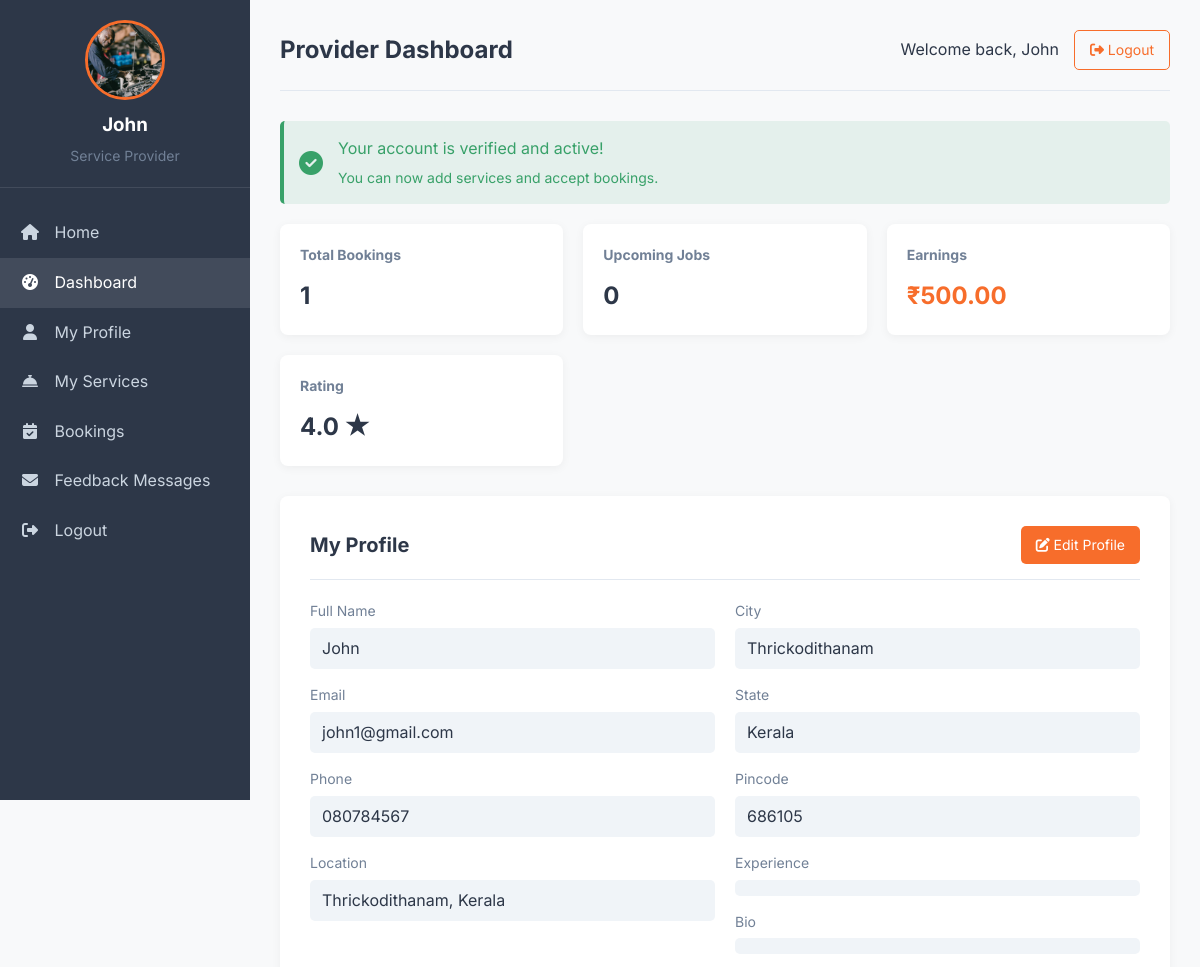
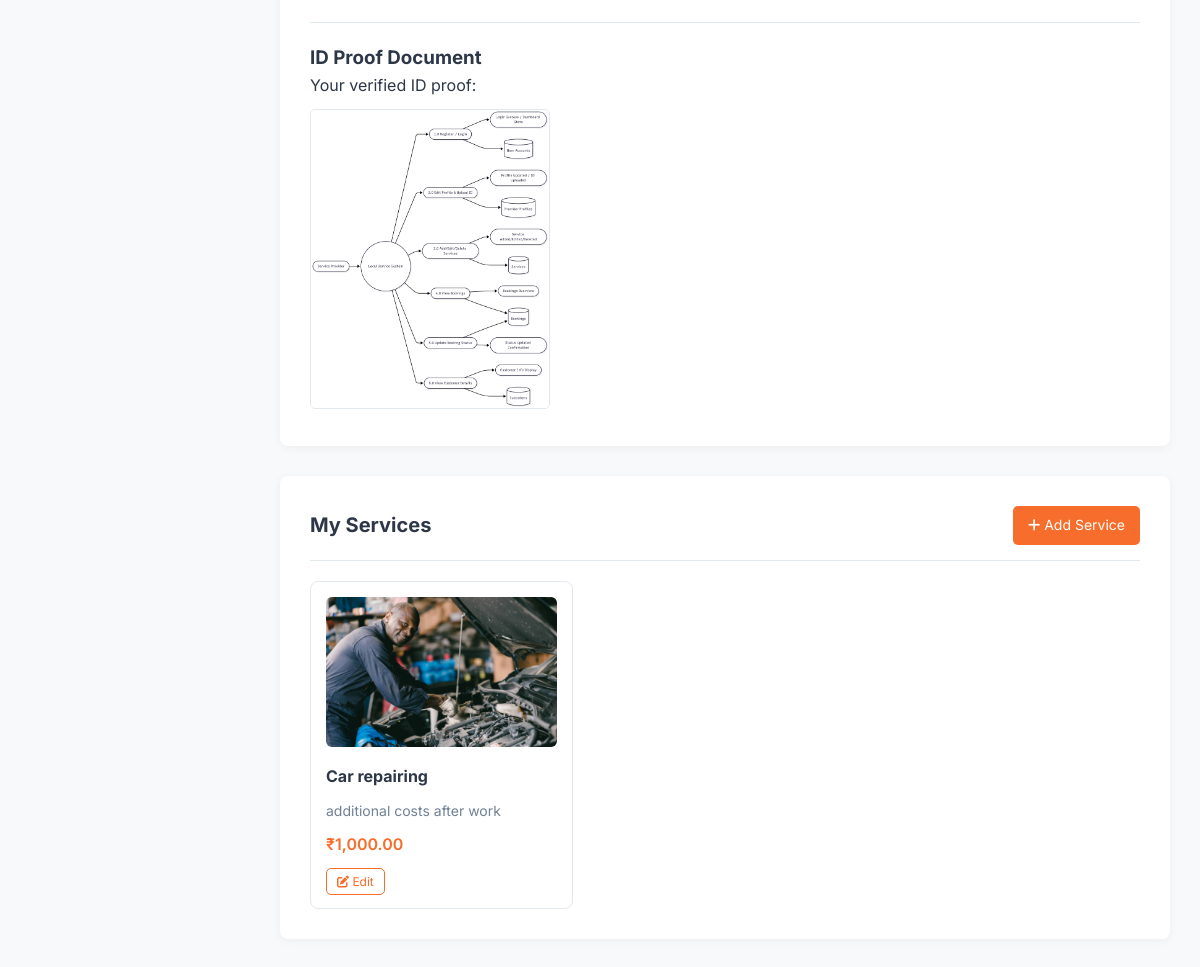
Page /localservice-main/provider_dashboard.php (signed in) on the committed database (2 pictures, top to bottom).
### tables this page shows
CREATE TABLE `providers` (
  `id` int(11) NOT NULL,
  `user_id` int(11) NOT NULL,
  `experience` varchar(50) NOT NULL,
  `location` varchar(255) DEFAULT NULL,
  `bio` text DEFAULT NULL,
  `id_proof` varchar(255) DEFAULT NULL,
  `is_verified` tinyint(1) DEFAULT 0,
  `verification_status` enum('pending','approved','rejected') DEFAULT 'pending',
  `verification_notes` text DEFAULT NULL,
  `availability` enum('available','unavailable') DEFAULT 'available',
  `avg_rating` decimal(3,2) DEFAULT 0.00
);

CREATE TABLE `users` (
  `id` int(11) NOT NULL,
  `name` varchar(100) NOT NULL,
  `email` varchar(100) NOT NULL,
  `password` varchar(255) NOT NULL,
  `role` enum('admin','provider','customer') NOT NULL,
  `phone` varchar(20) NOT NULL,
  `address` text NOT NULL,
  `city` varchar(100) NOT NULL,
  `state` varchar(100) NOT NULL,
  `pincode` varchar(20) NOT NULL,
  `profile_image` varchar(255) DEFAULT NULL,
  `is_active` tinyint(1) DEFAULT 1,
  `created_at` timestamp NOT NULL DEFAULT current_timestamp(),
  `updated_at` timestamp NOT NULL DEFAULT current_timestamp() ON UPDATE current_timestamp()
);

CREATE TABLE `provider_services` (
  `id` int(11) NOT NULL,
  `provider_id` int(11) NOT NULL,
  `service_id` int(11) NOT NULL,
  `price` decimal(10,2) NOT NULL,
  `is_available` tinyint(1) DEFAULT 1
);

CREATE TABLE `services` (
  `id` int(11) NOT NULL,
  `name` varchar(100) NOT NULL,
  `category_id` int(11) NOT NULL,
  `description` text NOT NULL,
  `base_price` decimal(10,2) NOT NULL,
  `duration_minutes` int(11) NOT NULL,
  `image` varchar(255) DEFAULT NULL,
  `created_at` timestamp NOT NULL DEFAULT current_timestamp()
);

### localservice-main/provider_dashboard.php (the view, shortened to what this page needs)
<?php
include 'db.php';
$provider_id = $_SESSION['user']['id'];
$profile_sql = "SELECT u.name, u.email, u.phone, u.city, u.state, u.pincode, u.profile_image,
                       p.experience, p.bio, p.location, p.id_proof, p.is_verified,
                       p.verification_status, p.verification_notes
                FROM users u
                JOIN providers p ON u.id = p.user_id
                WHERE u.id = ?";
$profile_stmt = $conn->prepare($profile_sql);
$profile_stmt->bind_param("i", $provider_id);
$profile_stmt->execute();
$profile_result = $profile_stmt->get_result();
$profile = $profile_result->fetch_assoc();
$verification_status = $profile['verification_status'] ?? 'unverified';
$is_verified = ($verification_status === 'approved');
$totalBookings = $conn->query("SELECT COUNT(*) FROM bookings WHERE provider_id = $provider_id")->fetch_row()[0];
$upcomingJobs = $conn->query("SELECT COUNT(*) FROM bookings WHERE provider_id = $provider_id AND status = 'confirmed' AND booking_date >= NOW()")->fetch_row()[0];
$totalEarnings = $conn->query("SELECT SUM(amount) FROM bookings WHERE provider_id = $provider_id AND status IN ('confirmed', 'completed')")->fetch_row()[0] ?? 0;
$rating = $conn->query("SELECT AVG(rating) FROM reviews WHERE provider_id = $provider_id")->fetch_row()[0];
$services_result = null;
if ($is_verified) {
    $services_sql = "SELECT s.*, ps.price,
                    (SELECT image_url FROM service_images WHERE service_id = s.id LIMIT 1) as primary_image
                    FROM services s
                    JOIN provider_services ps ON s.id = ps.service_id
                    WHERE ps.provider_id = ?";
    $services_stmt = $conn->prepare($services_sql);
    $services_stmt->bind_param("i", $provider_id);
    $services_stmt->execute();
    $services_result = $services_stmt->get_result();
}
?>
<!DOCTYPE html>
<html lang="en">
<head>
    <link rel="stylesheet" href="https://cdnjs.cloudflare.com/ajax/libs/font-awesome/6.4.0/css/all.min.css">
</head>
<body>
    <div class="dashboard-container">
        <div class="sidebar">
            <div class="sidebar-header">
                <img src="<?= htmlspecialchars($profile['profile_image'] ?? 'https://ui-avatars.com/api/?name=' . urlencode($profile['name']) . '&background=f76d2b&color=fff') ?>"
                     alt="Profile" class="profile-img">
                <h3><?= htmlspecialchars($_SESSION['user']['name']) ?></h3>
                <p>Service Provider</p>
            </div>
            <div class="nav-menu">
                <a href="index.php" class="nav-item">
                    <i class="fas fa-home"></i> Home
                </a>
                <a href="#" class="nav-item active">
                    <i class="fas fa-tachometer-alt"></i> Dashboard
                </a>
                <a href="#profile" class="nav-item">
                    <i class="fas fa-user"></i> My Profile
                </a>
                <?php if ($is_verified): ?>
                <a href="#services" class="nav-item">
                    <i class="fas fa-concierge-bell"></i> My Services
                </a>
                <?php endif; ?>
                <a href="provider_bookings.php" class="nav-item">
                    <i class="fas fa-calendar-check"></i> Bookings
                </a>
                 <a href="usercontacted.php" class="nav-item">
                    <i class="fas fa-envelope"></i> Feedback Messages
                </a>
                <a href="logout.php" class="nav-item">
                    <i class="fas fa-sign-out-alt"></i> Logout
                </a>
            </div>
        </div>
        <div class="main-content">
            <div class="header">
                <h1>Provider Dashboard</h1>
                <div class="user-actions">
                    <span>Welcome back, <?= htmlspecialchars($_SESSION['user']['name']) ?></span>
                    <a href="logout.php" class="btn btn-outline">
                        <i class="fas fa-sign-out-alt"></i> Logout
                    </a>
                </div>
            </div>
<?php if ($verification_status === 'pending'): ?>
    <div class="verification-status pending">
        <i class="fas fa-clock"></i>
        <div>
            <span>Your verification is under review</span>
            <p>We're currently reviewing your submitted documents. This usually takes 24-48 hours.</p>
        </div>
    </div>
<?php elseif ($verification_status === 'approved'): ?>
    <div class="verification-status verified">
        <i class="fas fa-check-circle"></i>
        <div>
            <span>Your account is verified and active!</span>
            <p>You can now add services and accept bookings.</p>
        </div>
    </div>
<?php endif; ?>
            <div class="dashboard-cards">
                <div class="card">
                    <h3>Total Bookings</h3>
                    <p><?= $totalBookings ?></p>
                </div>
                <div class="card">
                    <h3>Upcoming Jobs</h3>
                    <p><?= $upcomingJobs ?></p>
                </div>
                <div class="card">
                    <h3>Earnings</h3>
                    <p class="primary">₹<?= number_format($totalEarnings, 2) ?></p>
                </div>
                <div class="card">
                    <h3>Rating</h3>
                    <p><?= $rating ? number_format($rating, 1) . ' ★' : 'N/A' ?></p>
                </div>
            </div>
            <div id="profile" class="profile-section">
                <div class="profile-header">
                    <h2>My Profile</h2>
                    <a href="edit_profile.php" class="btn btn-primary">
                        <i class="fas fa-edit"></i> Edit Profile
                    </a>
                </div>
                <div class="profile-details">
                    <div>
                        <div class="detail-group">
                            <label>Full Name</label>
                            <p><?= htmlspecialchars($profile['name'] ?? 'Not provided') ?></p>
                        </div>
                        <div class="detail-group">
                            <label>Email</label>
                            <p><?= htmlspecialchars($profile['email'] ?? 'Not provided') ?></p>
                        </div>
                        <div class="detail-group">
                            <label>Phone</label>
                            <p><?= htmlspecialchars($profile['phone'] ?? 'Not provided') ?></p>
                        </div>
                        <div class="detail-group">
                            <label>Location</label>
                            <p>
                                <?= !empty($profile['city']) || !empty($profile['state'])
                                    ? htmlspecialchars(($profile['city'] ?? '') . ', ' . ($profile['state'] ?? ''))
                                    : 'Not provided' ?>
                            </p>
                        </div>
                    </div>
                    <div>
                        <div class="detail-group">
                            <label>City</label>
                            <p><?= htmlspecialchars($profile['city'] ?? 'Not provided') ?></p>
                        </div>
                        <div class="detail-group">
                            <label>State</label>
                            <p><?= htmlspecialchars($profile['state'] ?? 'Not provided') ?></p>
                        </div>
                        <div class="detail-group">
                            <label>Pincode</label>
                            <p><?= htmlspecialchars($profile['pincode'] ?? 'Not provided') ?></p>
                        </div>
                        <div class="detail-group">
                            <label>Experience</label>
                            <p><?= htmlspecialchars($profile['experience'] ?? 'Not provided') ?></p>
                        </div>
                        <div class="detail-group">
                            <label>Bio</label>
                            <p><?= htmlspecialchars($profile['bio'] ?? 'Not provided') ?></p>
                        </div>
                    </div>
                </div>
                <div class="id-proof-container">
                    <h3>ID Proof Document</h3>
                    <?php if (!empty($profile['id_proof'])): ?>
                        <?php if ($verification_status === 'rejected'): ?>
                            <div class="verification-note">
                                <p><i class="fas fa-info-circle"></i> Your previous submission was rejected. Please upload a new ID proof to try again.</p>
                            </div>
                        <?php elseif ($verification_status === 'pending'): ?>
                            <p>Your submitted ID proof is under review:</p>
                            <img src="<?= htmlspecialchars($profile['id_proof']) ?>" alt="ID Proof" class="id-proof-image">
                        <?php else: ?>
                            <p>Your verified ID proof:</p>
                            <img src="<?= htmlspecialchars($profile['id_proof']) ?>" alt="ID Proof" class="id-proof-image">
                        <?php endif; ?>
                    <?php endif; ?>
                </div>
            </div>
            <?php if ($is_verified): ?>
            <div id="services" class="services-section">
                <div class="profile-header">
                    <h2>My Services</h2>
                    <a href="add_service.php" class="btn btn-primary">
                        <i class="fas fa-plus"></i> Add Service
                    </a>
                </div>
                <?php if ($services_result && $services_result->num_rows > 0): ?>
                    <div class="services-grid">
                        <?php while ($service = $services_result->fetch_assoc()):
                            $service_image = $service['primary_image'] ?? $service['image'] ?? 'https://via.placeholder.com/300x200?text=Service+Image';
                        ?>
                            <div class="service-card">
                                <img src="<?= htmlspecialchars($service_image) ?>"
                                     alt="<?= htmlspecialchars($service['name']) ?>"
                                     class="service-card-img">
                                <h4><?= htmlspecialchars($service['name']) ?></h4>
                                <p><?= htmlspecialchars(substr($service['description'], 0, 100)) . (strlen($service['description']) > 100 ? '...' : '') ?></p>
                                <div class="service-price">₹<?= number_format($service['base_price'], 2) ?></div>
                                <div style="margin-top: 10px;">
                                    <a href="edit_my_services.php?id=<?= $service['id'] ?>" class="btn btn-outline" style="padding: 5px 10px; font-size: 12px;">
                                        <i class="fas fa-edit"></i> Edit
                                    </a>
                                </div>
                            </div>
                        <?php endwhile; ?>
                    </div>
                <?php else: ?>
                    <p>You haven't added any services yet. Get started by adding your first service!</p>
                <?php endif; ?>
            </div>
            <?php endif; ?>
        </div>
    </div>
</body>
</html>

### rows in the picture
providers: user.profile_image (picture), user.name "John", user.email "john1@gmail.com", user.phone "080784567", user.state "Thrickodithanam, Kerala", user.city "Thrickodithanam", user.state "Kerala", user.pincode "686105", id_proof (picture)
provider_services: service.name "Car repairing", service.description "additional costs after work", service.base_price "1,000.00"

### other values in the picture
$_SESSION['user']['name'] "John"
$totalBookings "1"
$upcomingJobs "0"
$totalEarnings "500.00"
$rating "4.0"
